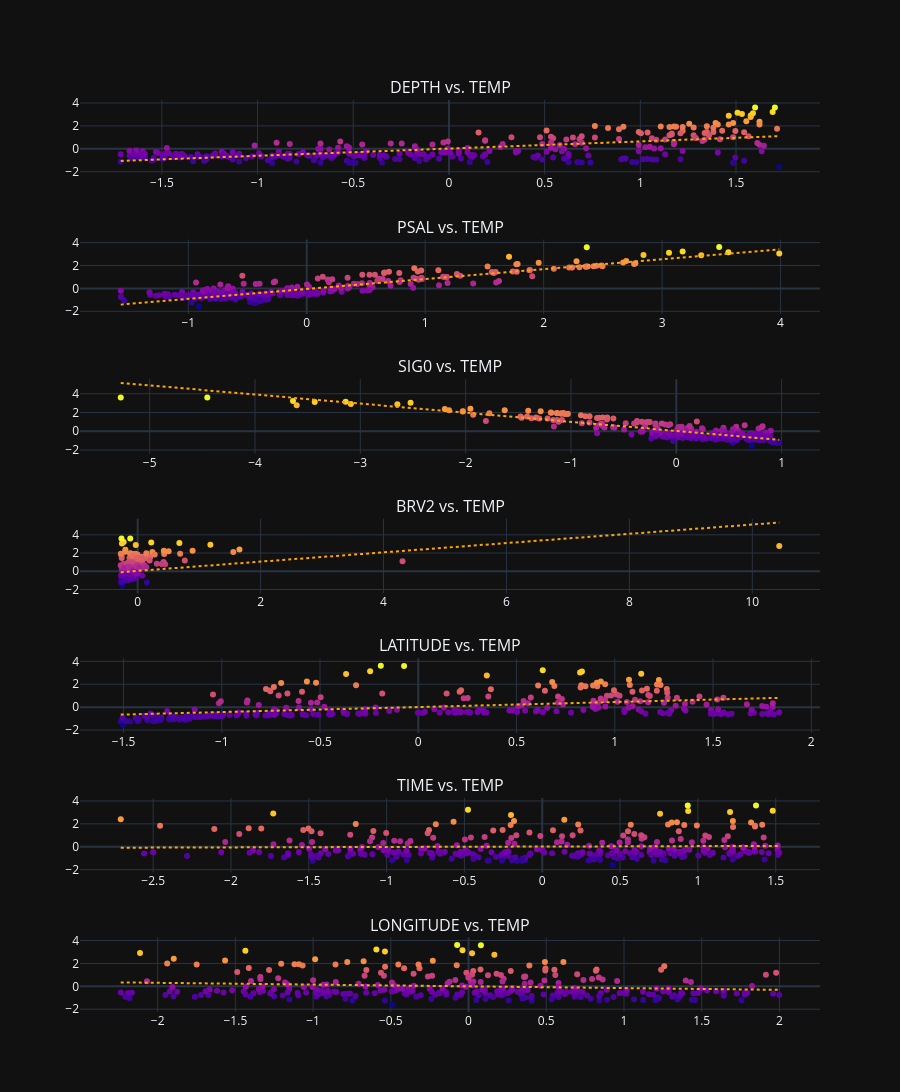

Notebook code for this chart:
### Markdown cell above
<h1>Trends</h1>

<p>
Now, let's see if we can see any obvious trends between our features and our target variables.
We'll scale the data using <code>StandardScaler</code> and then plot the features against our target variable to see if we can spot any obvious patterns.
</p>

### Code cell
feature_names = X_train.columns

# Create plots

fig_trends = make_subplots(rows=len(feature_names), cols=1, subplot_titles=list(map(lambda v: f"{v} vs. TEMP", feature_names)))

for (i, feat) in enumerate(feature_names):
    fig_trend = px.scatter(df_viz, x=f"{feat}_S", y=f"TEMP_S", color="TEMP_S", trendline="ols", hover_data=[feat, "TEMP"])
    fig_trend.update_traces(line={"color": "orange", "width": 2, "dash": "dot"})
    for trace in fig_trend.data: fig_trends.add_trace(trace, row=(i + 1), col=1)

fig_trends.update_layout(height=1500, coloraxis_showscale=False, coloraxis=dict(colorscale="Plasma"))
fig_trends.show()

### Figure 1 — Plotly figure (JSON) as saved in the notebook; plotly's stock layout.template omitted (floating-point values rounded to 4 significant figures; data arrays with more than 128 entries replaced by an {"elided": "..."} marker saying what was removed)
{"data": [{"customdata": {"elided": "300x2 float values"}, "hovertemplate": "DEPTH_S=%{x}<br>TEMP_S=%{marker.color}<br>DEPTH=%{customdata[0]}<br>TEMP=%{customdata[1]}<extra></extra>", "legendgroup": "", "line": {"color": "orange", "dash": "dot", "width": 2}, "marker": {"color": {"elided": "300 float values"}, "coloraxis": "coloraxis", "symbol": "circle"}, "mode": "markers", "name": "", "orientation": "v", "showlegend": false, "type": "scatter", "x": {"elided": "300 float values"}, "xaxis": "x", "y": {"elided": "300 float values"}, "yaxis": "y"}, {"hovertemplate": "<b>OLS trendline</b><br>TEMP_S = 0.628079 * DEPTH_S + 0.0175463<br>R<sup>2</sup>=0.378053<br><br>DEPTH_S=%{x}<br>TEMP_S=%{y} <b>(trend)</b><extra></extra>", "legendgroup": "", "line": {"color": "orange", "dash": "dot", "width": 2}, "marker": {"symbol": "circle"}, "mode": "lines", "name": "", "showlegend": false, "type": "scatter", "x": {"elided": "300 float values"}, "xaxis": "x", "y": {"elided": "300 float values"}, "yaxis": "y"}, {"customdata": {"elided": "300x2 float values"}, "hovertemplate": "PSAL_S=%{x}<br>TEMP_S=%{marker.color}<br>PSAL=%{customdata[0]}<br>TEMP=%{customdata[1]}<extra></extra>", "legendgroup": "", "line": {"color": "orange", "dash": "dot", "width": 2}, "marker": {"color": {"elided": "300 float values"}, "coloraxis": "coloraxis", "symbol": "circle"}, "mode": "markers", "name": "", "orientation": "v", "showlegend": false, "type": "scatter", "x": {"elided": "300 float values"}, "xaxis": "x2", "y": {"elided": "300 float values"}, "yaxis": "y2"}, {"hovertemplate": "<b>OLS trendline</b><br>TEMP_S = 0.868707 * PSAL_S + -0.0541599<br>R<sup>2</sup>=0.784363<br><br>PSAL_S=%{x}<br>TEMP_S=%{y} <b>(trend)</b><extra></extra>", "legendgroup": "", "line": {"color": "orange", "dash": "dot", "width": 2}, "marker": {"symbol": "circle"}, "mode": "lines", "name": "", "showlegend": false, "type": "scatter", "x": {"elided": "300 float values"}, "xaxis": "x2", "y": {"elided": "300 float values"}, "yaxis": "y2"}, {"customdata": {"elided": "300x2 float values"}, "hovertemplate": "SIG0_S=%{x}<br>TEMP_S=%{marker.color}<br>SIG0=%{customdata[0]}<br>TEMP=%{customdata[1]}<extra></extra>", "legendgroup": "", "line": {"color": "orange", "dash": "dot", "width": 2}, "marker": {"color": {"elided": "300 float values"}, "coloraxis": "coloraxis", "symbol": "circle"}, "mode": "markers", "name": "", "orientation": "v", "showlegend": false, "type": "scatter", "x": {"elided": "300 float values"}, "xaxis": "x3", "y": {"elided": "300 float values"}, "yaxis": "y3"}, {"hovertemplate": "<b>OLS trendline</b><br>TEMP_S = -0.969898 * SIG0_S + 0.0359267<br>R<sup>2</sup>=0.796343<br><br>SIG0_S=%{x}<br>TEMP_S=%{y} <b>(trend)</b><extra></extra>", "legendgroup": "", "line": {"color": "orange", "dash": "dot", "width": 2}, "marker": {"symbol": "circle"}, "mode": "lines", "name": "", "showlegend": false, "type": "scatter", "x": {"elided": "300 float values"}, "xaxis": "x3", "y": {"elided": "300 float values"}, "yaxis": "y3"}, {"customdata": {"elided": "300x2 float values"}, "hovertemplate": "BRV2_S=%{x}<br>TEMP_S=%{marker.color}<br>BRV2=%{customdata[0]}<br>TEMP=%{customdata[1]}<extra></extra>", "legendgroup": "", "line": {"color": "orange", "dash": "dot", "width": 2}, "marker": {"color": {"elided": "300 float values"}, "coloraxis": "coloraxis", "symbol": "circle"}, "mode": "markers", "name": "", "orientation": "v", "showlegend": false, "type": "scatter", "x": {"elided": "300 float values"}, "xaxis": "x4", "y": {"elided": "300 float values"}, "yaxis": "y4"}, {"hovertemplate": "<b>OLS trendline</b><br>TEMP_S = 0.508724 * BRV2_S + 0.0413399<br>R<sup>2</sup>=0.115148<br><br>BRV2_S=%{x}<br>TEMP_S=%{y} <b>(trend)</b><extra></extra>", "legendgroup": "", "line": {"color": "orange", "dash": "dot", "width": 2}, "marker": {"symbol": "circle"}, "mode": "lines", "name": "", "showlegend": false, "type": "scatter", "x": {"elided": "300 float values"}, "xaxis": "x4", "y": {"elided": "300 float values"}, "yaxis": "y4"}, {"customdata": {"elided": "300x2 float values"}, "hovertemplate": "LATITUDE_S=%{x}<br>TEMP_S=%{marker.color}<br>LATITUDE=%{customdata[0]}<br>TEMP=%{customdata[1]}<extra></extra>", "legendgroup": "", "line": {"color": "orange", "dash": "dot", "width": 2}, "marker": {"color": {"elided": "300 float values"}, "coloraxis": "coloraxis", "symbol": "circle"}, "mode": "markers", "name": "", "orientation": "v", "showlegend": false, "type": "scatter", "x": {"elided": "300 float values"}, "xaxis": "x5", "y": {"elided": "300 float values"}, "yaxis": "y5"}, {"hovertemplate": "<b>OLS trendline</b><br>TEMP_S = 0.437013 * LATITUDE_S + 0.0103898<br>R<sup>2</sup>=0.180848<br><br>LATITUDE_S=%{x}<br>TEMP_S=%{y} <b>(trend)</b><extra></extra>", "legendgroup": "", "line": {"color": "orange", "dash": "dot", "width": 2}, "marker": {"symbol": "circle"}, "mode": "lines", "name": "", "showlegend": false, "type": "scatter", "x": {"elided": "300 float values"}, "xaxis": "x5", "y": {"elided": "300 float values"}, "yaxis": "y5"}, {"customdata": {"elided": "300x2 float values"}, "hovertemplate": "TIME_S=%{x}<br>TEMP_S=%{marker.color}<br>TIME=%{customdata[0]}<br>TEMP=%{customdata[1]}<extra></extra>", "legendgroup": "", "line": {"color": "orange", "dash": "dot", "width": 2}, "marker": {"color": {"elided": "300 float values"}, "coloraxis": "coloraxis", "symbol": "circle"}, "mode": "markers", "name": "", "orientation": "v", "showlegend": false, "type": "scatter", "x": {"elided": "300 float values"}, "xaxis": "x6", "y": {"elided": "300 float values"}, "yaxis": "y6"}, {"hovertemplate": "<b>OLS trendline</b><br>TEMP_S = 0.0371752 * TIME_S + 0.017261<br>R<sup>2</sup>=0.001262<br><br>TIME_S=%{x}<br>TEMP_S=%{y} <b>(trend)</b><extra></extra>", "legendgroup": "", "line": {"color": "orange", "dash": "dot", "width": 2}, "marker": {"symbol": "circle"}, "mode": "lines", "name": "", "showlegend": false, "type": "scatter", "x": {"elided": "300 float values"}, "xaxis": "x6", "y": {"elided": "300 float values"}, "yaxis": "y6"}, {"customdata": {"elided": "300x2 float values"}, "hovertemplate": "LONGITUDE_S=%{x}<br>TEMP_S=%{marker.color}<br>LONGITUDE=%{customdata[0]}<br>TEMP=%{customdata[1]}<extra></extra>", "legendgroup": "", "line": {"color": "orange", "dash": "dot", "width": 2}, "marker": {"color": {"elided": "300 float values"}, "coloraxis": "coloraxis", "symbol": "circle"}, "mode": "markers", "name": "", "orientation": "v", "showlegend": false, "type": "scatter", "x": {"elided": "300 float values"}, "xaxis": "x7", "y": {"elided": "300 float values"}, "yaxis": "y7"}, {"hovertemplate": "<b>OLS trendline</b><br>TEMP_S = -0.153414 * LONGITUDE_S + 0.000313898<br>R<sup>2</sup>=0.021153<br><br>LONGITUDE_S=%{x}<br>TEMP_S=%{y} <b>(trend)</b><extra></extra>", "legendgroup": "", "line": {"color": "orange", "dash": "dot", "width": 2}, "marker": {"symbol": "circle"}, "mode": "lines", "name": "", "showlegend": false, "type": "scatter", "x": {"elided": "300 float values"}, "xaxis": "x7", "y": {"elided": "300 float values"}, "yaxis": "y7"}], "layout": {"annotations": [{"font": {"size": 16}, "showarrow": false, "text": "DEPTH vs. TEMP", "x": 0.5, "xanchor": "center", "xref": "paper", "y": 1.0, "yanchor": "bottom", "yref": "paper"}, {"font": {"size": 16}, "showarrow": false, "text": "PSAL vs. TEMP", "x": 0.5, "xanchor": "center", "xref": "paper", "y": 0.8469, "yanchor": "bottom", "yref": "paper"}, {"font": {"size": 16}, "showarrow": false, "text": "SIG0 vs. TEMP", "x": 0.5, "xanchor": "center", "xref": "paper", "y": 0.6939, "yanchor": "bottom", "yref": "paper"}, {"font": {"size": 16}, "showarrow": false, "text": "BRV2 vs. TEMP", "x": 0.5, "xanchor": "center", "xref": "paper", "y": 0.5408, "yanchor": "bottom", "yref": "paper"}, {"font": {"size": 16}, "showarrow": false, "text": "LATITUDE vs. TEMP", "x": 0.5, "xanchor": "center", "xref": "paper", "y": 0.3878, "yanchor": "bottom", "yref": "paper"}, {"font": {"size": 16}, "showarrow": false, "text": "TIME vs. TEMP", "x": 0.5, "xanchor": "center", "xref": "paper", "y": 0.2347, "yanchor": "bottom", "yref": "paper"}, {"font": {"size": 16}, "showarrow": false, "text": "LONGITUDE vs. TEMP", "x": 0.5, "xanchor": "center", "xref": "paper", "y": 0.08163, "yanchor": "bottom", "yref": "paper"}], "coloraxis": {"colorscale": [[0, "#0d0887"], [0.1111, "#46039f"], [0.2222, "#7201a8"], [0.3333, "#9c179e"], [0.4444, "#bd3786"], [0.5556, "#d8576b"], [0.6667, "#ed7953"], [0.7778, "#fb9f3a"], [0.8889, "#fdca26"], [1, "#f0f921"]], "showscale": false}, "height": 1500, "xaxis": {"anchor": "y", "domain": [0, 1]}, "xaxis2": {"anchor": "y2", "domain": [0, 1]}, "xaxis3": {"anchor": "y3", "domain": [0, 1]}, "xaxis4": {"anchor": "y4", "domain": [0, 1]}, "xaxis5": {"anchor": "y5", "domain": [0, 1]}, "xaxis6": {"anchor": "y6", "domain": [0, 1]}, "xaxis7": {"anchor": "y7", "domain": [0, 1]}, "yaxis": {"anchor": "x", "domain": [0.9184, 1.0]}, "yaxis2": {"anchor": "x2", "domain": [0.7653, 0.8469]}, "yaxis3": {"anchor": "x3", "domain": [0.6122, 0.6939]}, "yaxis4": {"anchor": "x4", "domain": [0.4592, 0.5408]}, "yaxis5": {"anchor": "x5", "domain": [0.3061, 0.3878]}, "yaxis6": {"anchor": "x6", "domain": [0.1531, 0.2347]}, "yaxis7": {"anchor": "x7", "domain": [0, 0.08163]}}}
